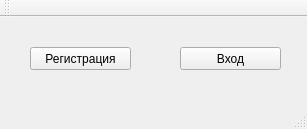
<?xml version="1.0" encoding="UTF-8"?>
<ui version="4.0">
 <class>EnterWindow</class>
 <widget class="QMainWindow" name="EnterWindow">
  <property name="geometry">
   <rect>
    <x>0</x>
    <y>0</y>
    <width>307</width>
    <height>129</height>
   </rect>
  </property>
  <property name="windowTitle">
   <string>Memerigo</string>
  </property>
  <widget class="QWidget" name="centralWidget">
   <widget class="QPushButton" name="registrationButon">
    <property name="geometry">
     <rect>
      <x>30</x>
      <y>30</y>
      <width>101</width>
      <height>23</height>
     </rect>
    </property>
    <property name="text">
     <string>Регистрация</string>
    </property>
   </widget>
   <widget class="QPushButton" name="authorizationButton">
    <property name="geometry">
     <rect>
      <x>180</x>
      <y>30</y>
      <width>101</width>
      <height>23</height>
     </rect>
    </property>
    <property name="text">
     <string>Вход</string>
    </property>
   </widget>
  </widget>
  <widget class="QMenuBar" name="menuBar">
   <property name="geometry">
    <rect>
     <x>0</x>
     <y>0</y>
     <width>307</width>
     <height>21</height>
    </rect>
   </property>
  </widget>
  <widget class="QToolBar" name="mainToolBar">
   <attribute name="toolBarArea">
    <enum>TopToolBarArea</enum>
   </attribute>
   <attribute name="toolBarBreak">
    <bool>false</bool>
   </attribute>
  </widget>
  <widget class="QStatusBar" name="statusBar"/>
 </widget>
 <layoutdefault spacing="6" margin="11"/>
 <resources/>
 <connections/>
</ui>
